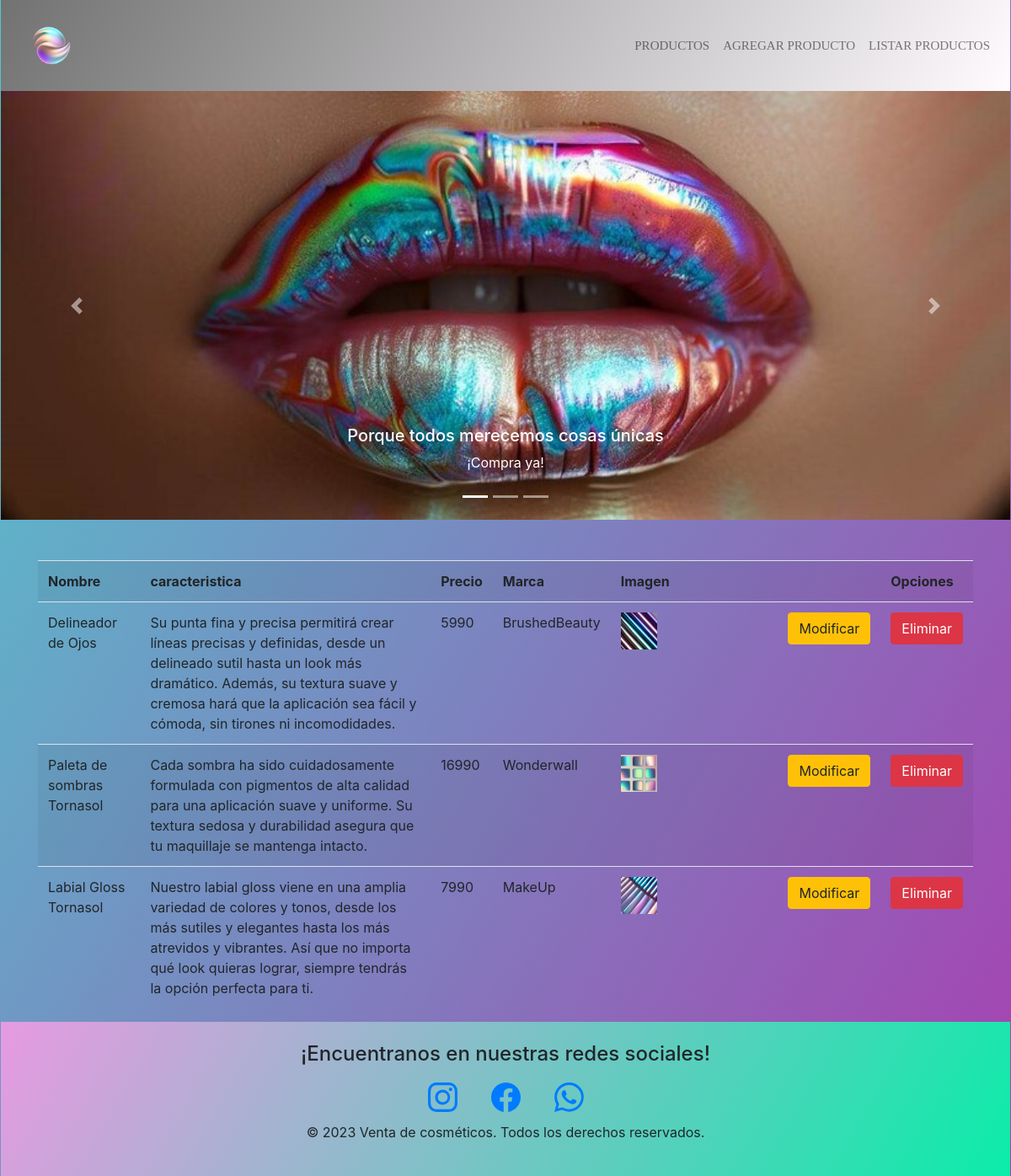
The app's page /listar-producto with its own data.
### tienda/models.py (models this page shows, shortened)
class Producto(models.Model):
    nombre = models.CharField(max_length=70)
    caracteristica = models.CharField(max_length=400)
    precio = models.IntegerField()
    marca = models.ForeignKey(Marca, on_delete=models.PROTECT)
    imagen = models.ImageField(upload_to="productos", null=True)

class Marca(models.Model):
    nombre = models.CharField(max_length=70)
    def __str__(self):
        return self.nombre

### tienda/views.py (the view)
# urls.py: path('listar-producto', views.listar_producto, name='listar-producto'),
def listar_producto(request):
    productos = Producto.objects.all()
    data = {'productos': productos}
    return render(request, 'tienda/producto/listar.html', data)

### tienda/templates/tienda/producto/listar.html
{% extends 'tienda/brushed-admin.html' %}
{% load humanize %}
{% block contenido %}
    <section class="container">
        <div class="table-hover table-responsive mt-5">
            <table class="table table-striped" >
                <tr>
                    <th>Nombre</th>
                    <th>caracteristica</th>
                    <th>Precio</th>
                    <th>Marca</th>
                    <th>Imagen</th>
                    <th></th>
                    <th>Opciones</th>
                </tr>
                {% for p in productos %}
                <tr>
                    <td>{{p.nombre}}</td>
                    <td>{{p.caracteristica}}</td>
                    <td>{{p.precio}}</td>
                    <td>{{p.marca}}</td>
                    {% if p.imagen %}
                    <td> <img src="{{p.imagen.url}}" alt="imagen-producto" class="w-25"></td>
                    {% endif %}
                    <td><a href="{% url 'modificar-producto' p.id%}" class="btn btn-warning">Modificar</a></td>
                    <td> <a href="{% url 'eliminar-producto' p.id%}" class="btn btn-danger">Eliminar</a></td>
                </tr>
                {% endfor %}
            </table>
        </div>
    </section>
{% endblock %}

### tienda/static/styles/style.css (style rules this page uses)
* { margin: 0; padding: 0%; box-sizing: border-box; text-decoration: none; list-style: none; }
body { padding-left: 1px; padding-right: 1px; background: linear-gradient(120deg, #50cace, #a740b1); font-family: 'Poppins', sans-serif; background-repeat: no-repeat; }

### records on screen
Producto: nombre "Delineador de Ojos", caracteristica "Su punta fina y precisa permitirá crear líneas precisas y definidas, desde un delineado sutil hasta un look más dramático. Además, su textura suave y cremosa hará que la aplicación sea fácil y cómoda, sin tirones ni incomodidades.", precio "5990", marca "BrushedBeauty", imagen (picture)
Producto: nombre "Paleta de sombras Tornasol", caracteristica "Cada sombra ha sido cuidadosamente formulada con pigmentos de alta calidad para una aplicación suave y uniforme. Su textura sedosa y durabilidad asegura que tu maquillaje se mantenga intacto.", precio "16990", marca "Wonderwall", imagen (picture)
Producto: nombre "Labial Gloss Tornasol", caracteristica "Nuestro labial gloss viene en una amplia variedad de colores y tonos, desde los más sutiles y elegantes hasta los más atrevidos y vibrantes. Así que no importa qué look quieras lograr, siempre tendrás la opción perfecta para ti.", precio "7990", marca "MakeUp", imagen (picture)
